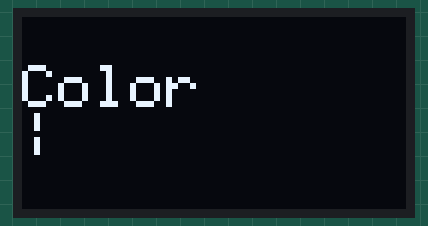
A sketch run on a simulated Arduino Uno, built with avr-gcc and run on an emulated ATmega328P. Parts: 128×64 one-colour display. What the sketch prints to the serial monitor is not drawn.

Above: at 0.12 s.
At 0.75 s:
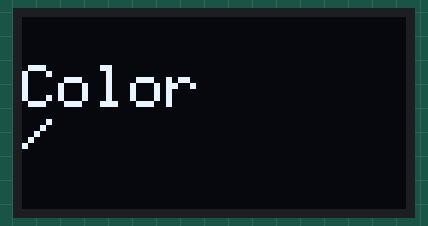
At 1.26 s:
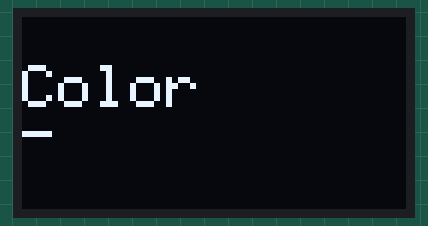

Measured:
- by itself, everything shown: repeats every 0.89 s, in 7 steps

The sketch:

s128x64_i2c.ino
```cpp
#include <SPI.h>
#include <Servo.h>
#include <Wire.h>
#include <Adafruit_GFX.h>
#include <Adafruit_SSD1306.h>

#define OLED_RESET 4
Adafruit_SSD1306 display(OLED_RESET);

#define NUMFLAKES 10
#define XPOS 0
#define YPOS 1
#define DELTAY 2


#define LOGO16_GLCD_HEIGHT 16
#define LOGO16_GLCD_WIDTH  16

#define SSD1306_LCDHEIGHT 64


#if (SSD1306_LCDHEIGHT != 64)
#error("Height incorrect, please fix Adafruit_SSD1306.h!");
#endif

int textSize = 2;
int index = 0;
int tindex = 0;
int mSize = 6;
int tSize = 7;
const char t[]= "|/-\\|/-";

void setup()   {
  Serial.begin(9600);
  display.begin(SSD1306_SWITCHCAPVCC, 0x3C);  // initialize with the I2C addr 0x3D (for the 128x64)
  display.clearDisplay();
}

void loop() {

  if(index<0 || index>=mSize){index = 0;}
  if(tindex<0 || tindex>=tSize){tindex = 0;}
  if(textSize == 0 || textSize >= 5) {   textSize = 1;   }
  showText(textSize, "", t[tindex]);
  //showText(textSize, "", t[tindex]);
  index++;
  tindex++;
  delay(100);
  Serial.println(index);
}

void showText(int s, String text, char c){
  display.clearDisplay();
  display.setTextSize(s);
  display.setTextColor(WHITE);

  display.setCursor(0,0);
  display.print(text + "\nColor\n" + c);
  display.display();
}
```
